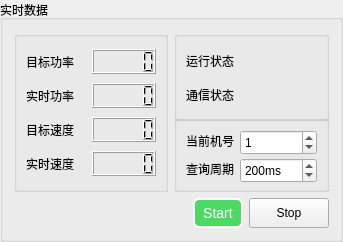
  <widget class="QGroupBox" name="groupBox_5">
   <property name="geometry">
    <rect>
     <x>546</x>
     <y>9</y>
     <width>343</width>
     <height>242</height>
    </rect>
   </property>
   <property name="minimumSize">
    <size>
     <width>343</width>
     <height>242</height>
    </size>
   </property>
   <property name="maximumSize">
    <size>
     <width>461</width>
     <height>242</height>
    </size>
   </property>
   <property name="title">
    <string>实时数据</string>
   </property>
   <layout class="QGridLayout" name="gridLayout_7">
    <item row="0" column="0" rowspan="2">
     <widget class="QGroupBox" name="groupBox">
      <layout class="QGridLayout" name="gridLayout_3">
       <item row="0" column="0">
        <widget class="QLabel" name="label_9">
         <property name="text">
          <string>目标功率</string>
         </property>
        </widget>
       </item>
       <item row="0" column="1">
        <widget class="QLCDNumber" name="lcdNumber_targetPower">
         <property name="sizePolicy">
          <sizepolicy hsizetype="Minimum" vsizetype="Fixed">
           <horstretch>0</horstretch>
           <verstretch>0</verstretch>
          </sizepolicy>
         </property>
         <property name="minimumSize">
          <size>
           <width>0</width>
           <height>25</height>
          </size>
         </property>
        </widget>
       </item>
       <item row="1" column="0">
        <widget class="QLabel" name="label_10">
         <property name="text">
          <string>实时功率</string>
         </property>
        </widget>
       </item>
       <item row="1" column="1">
        <widget class="QLCDNumber" name="lcdNumber_nowPower">
         <property name="sizePolicy">
          <sizepolicy hsizetype="Minimum" vsizetype="Fixed">
           <horstretch>0</horstretch>
           <verstretch>0</verstretch>
          </sizepolicy>
         </property>
         <property name="minimumSize">
          <size>
           <width>0</width>
           <height>25</height>
          </size>
         </property>
        </widget>
       </item>
       <item row="2" column="0">
        <widget class="QLabel" name="label_11">
         <property name="text">
          <string>目标速度</string>
         </property>
        </widget>
       </item>
       <item row="2" column="1">
        <widget class="QLCDNumber" name="lcdNumber_speedRef">
         <property name="sizePolicy">
          <sizepolicy hsizetype="Minimum" vsizetype="Fixed">
           <horstretch>0</horstretch>
           <verstretch>0</verstretch>
          </sizepolicy>
         </property>
         <property name="minimumSize">
          <size>
           <width>0</width>
           <height>25</height>
          </size>
         </property>
        </widget>
       </item>
       <item row="3" column="0">
        <widget class="QLabel" name="label_16">
         <property name="text">
          <string>实时速度</string>
         </property>
        </widget>
       </item>
       <item row="3" column="1">
        <widget class="QLCDNumber" name="lcdNumber_speedFbk">
         <property name="sizePolicy">
          <sizepolicy hsizetype="Minimum" vsizetype="Fixed">
           <horstretch>0</horstretch>
           <verstretch>0</verstretch>
          </sizepolicy>
         </property>
         <property name="minimumSize">
          <size>
           <width>0</width>
           <height>25</height>
          </size>
         </property>
        </widget>
       </item>
      </layout>
     </widget>
    </item>
    <item row="0" column="1">
     <widget class="QGroupBox" name="groupBox">
      <property name="minimumSize">
       <size>
        <width>150</width>
        <height>90</height>
       </size>
      </property>
      <layout class="QGridLayout" name="gridLayout_5">
       <item row="0" column="0">
        <widget class="QLabel" name="label_17">
         <property name="text">
          <string>运行状态</string>
         </property>
        </widget>
       </item>
       <item row="0" column="1">
        <widget class="QcwIndicatorLamp" name="lamp_runState" native="true"/>
       </item>
       <item row="1" column="0">
        <widget class="QLabel" name="label_18">
         <property name="text">
          <string>通信状态</string>
         </property>
        </widget>
       </item>
       <item row="1" column="1">
        <widget class="QcwIndicatorLamp" name="lamp_comState" native="true">
         <property name="sizePolicy">
          <sizepolicy hsizetype="Preferred" vsizetype="Preferred">
           <horstretch>0</horstretch>
           <verstretch>0</verstretch>
          </sizepolicy>
         </property>
        </widget>
       </item>
      </layout>
     </widget>
    </item>
    <item row="1" column="1">
     <widget class="QGroupBox" name="groupBox">
      <layout class="QGridLayout" name="gridLayout_6">
       <item row="0" column="0">
        <widget class="QLabel" name="label_19">
         <property name="text">
          <string>当前机号</string>
         </property>
        </widget>
       </item>
       <item row="0" column="1">
        <widget class="QSpinBox" name="spinBox_currentaddress">
         <property name="minimumSize">
          <size>
           <width>0</width>
           <height>25</height>
          </size>
         </property>
         <property name="maximumSize">
          <size>
           <width>16777215</width>
           <height>25</height>
          </size>
         </property>
         <property name="maximum">
          <number>255</number>
         </property>
         <property name="value">
          <number>1</number>
         </property>
        </widget>
       </item>
       <item row="1" column="0">
        <widget class="QLabel" name="label_23">
         <property name="text">
          <string>查询周期</string>
         </property>
        </widget>
       </item>
       <item row="1" column="1">
        <widget class="QSpinBox" name="spinBox_pollingPeriod">
         <property name="minimumSize">
          <size>
           <width>0</width>
           <height>25</height>
          </size>
         </property>
         <property name="suffix">
          <string>ms</string>
         </property>
         <property name="maximum">
          <number>10000</number>
         </property>
         <property name="singleStep">
          <number>10</number>
         </property>
         <property name="value">
          <number>200</number>
         </property>
        </widget>
       </item>
      </layout>
     </widget>
    </item>
    <item row="2" column="1">
     <spacer name="verticalSpacer">
      <property name="orientation">
       <enum>Qt::Vertical</enum>
      </property>
      <property name="sizeHint" stdset="0">
       <size>
        <width>20</width>
        <height>17</height>
       </size>
      </property>
     </spacer>
    </item>
    <item row="3" column="0" colspan="2">
     <layout class="QHBoxLayout" name="horizontalLayout_4">
      <item>
       <spacer name="horizontalSpacer_4">
        <property name="orientation">
         <enum>Qt::Horizontal</enum>
        </property>
        <property name="sizeHint" stdset="0">
         <size>
          <width>40</width>
          <height>20</height>
         </size>
        </property>
       </spacer>
      </item>
      <item>
       <widget class="QPushButton" name="pushButton_startMotor">
        <property name="minimumSize">
         <size>
          <width>0</width>
          <height>30</height>
         </size>
        </property>
        <property name="maximumSize">
         <size>
          <width>16777215</width>
          <height>30</height>
         </size>
        </property>
        <property name="styleSheet">
         <string notr="true">QPushButton{
    background-color: rgb(76, 218, 100);
	border-style: outset;
    border-width: 2px;
	border-radius: 6px;
    color: white;
	font-size: 14px;
}

QPushButton:hover{
    background-color: rgb(110, 230, 120);
}

QPushButton:pressed{
    background-color: rgb(50, 200, 80);
}

QPushButton:disabled{
    background-color: gray;
}</string>
        </property>
        <property name="text">
         <string>  Start  </string>
        </property>
       </widget>
      </item>
      <item>
       <widget class="QPushButton" name="pushButton_stopMotor">
        <property name="minimumSize">
         <size>
          <width>0</width>
          <height>30</height>
         </size>
        </property>
        <property name="maximumSize">
         <size>
          <width>16777215</width>
          <height>30</height>
         </size>
        </property>
        <property name="text">
         <string>  Stop  </string>
        </property>
       </widget>
      </item>
     </layout>
    </item>
   </layout>
  </widget>
